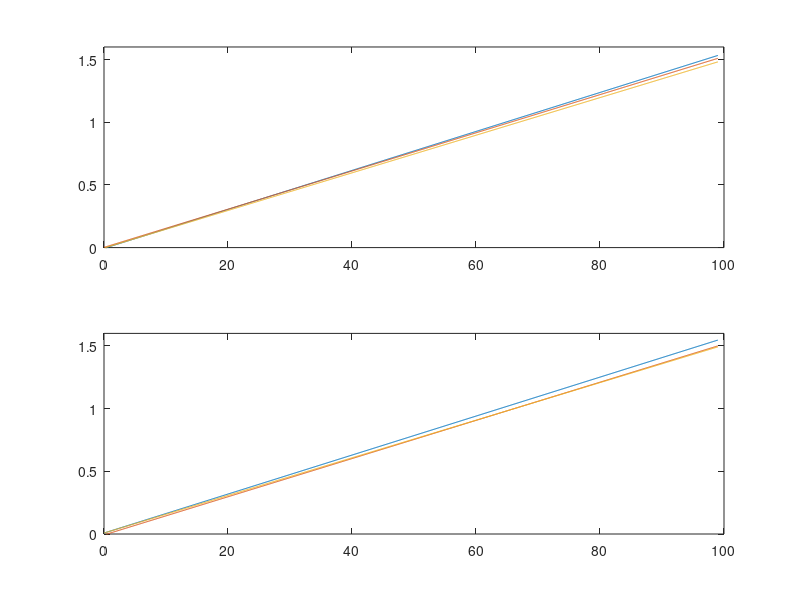

MATLAB code for this plot:
%f1=10000; % Hz
n=100;
points=n*10;
ZL = 100; % Ohm
Z0 = 50;
Zin=[26.5-i*10.4 73.6+i*35.8 39.1-i*29.3];
f=[9.65e9 9.85e9 10e9];
%C0 = 0.0001 % F
%L0 = 0.0001 % H
%R0 = 0.1;
cmed=3e8; % m/s
%Zin1=80; % Ohm
w = 2.*pi.*f;
beta=w./cmed;
%Gamma1=(ZL-Z0)/(ZL+Z0);

L=zeros(3,n);
L2=zeros(3,n);
k=linspace(0,n-1,n*10);
for j=1:3;
    L(j,1:points)=1./beta(j).*(atan((ZL - Zin(j))/(Z0*i - (ZL*Zin(j)*i)/Z0))+k.*pi);
    
    L2(j,1:points)=1./beta(j).*(atan(i*(Z0.*Zin(j)-ZL.*Z0)./(Zin(j)-Z0))+k.*pi);
end
%L(1,1:points)=1./beta(1).*(atan(i*(Z0.*Zin(1)-ZL.*Zin(1))./(ZL.*Z0-Z0.^2))+k.*pi);
%L(2,1:points)=1./beta(2).*(atan(i*(Z0.*Zin(2)-ZL.*Zin(2))./(ZL.*Z0-Z0.^2))+k.*pi);
%L(3,1:points)=1./beta(3).*(atan(i*(Z0.*Zin(3)-ZL.*Zin(3))./(ZL.*Z0-Z0.^2))+k.*pi);
subplot(2,1,1);
plot(k,L);
axis([0 n 0 1.6])
subplot(2,1,2);
plot(k,L2);
axis([0 n 0 1.6])



